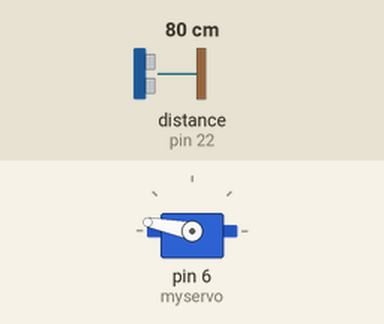
Bench run of a sketch on a simulated Arduino Mega 2560, built with avr-gcc and run on an emulated ATmega2560. Parts: servo. The inputs (shaded band) are chosen by the test bench; at power-on: distance to the obstacle (sensor on pin 22) 80 cm.

Above: at 0.05 s.
At 4.0 s:
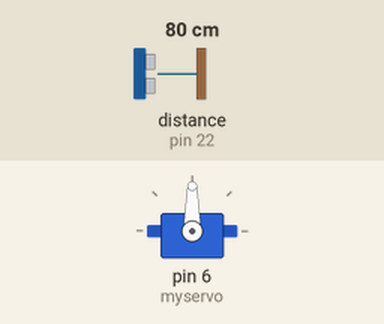
Timing chart, 0 to 5.2 s (numbered marks = the images above):
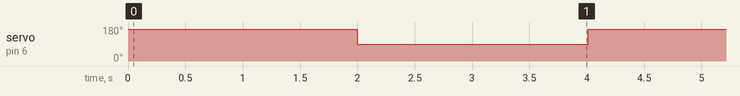

The sketch:

servo_test.ino
```cpp
/*
 Controlling a servo position using a potentiometer (variable resistor)
 by Michal Rinott <http://people.interaction-ivrea.it/m.rinott>

 modified on 8 Nov 2013
 by Scott Fitzgerald
 http://www.arduino.cc/en/Tutorial/Knob
*/

#include <Servo.h>

#include <Ultrasonic.h>
Ultrasonic ultrasonic(24,22);
Servo myservo;  // create servo object to control a servo
//Servo servo;
//int potpin = 0;  // analog pin used to connect the potentiometer
int val;    // variable to read the value from the analog pin

void setup() {
  myservo.attach(6);
 // servo.attach(8);// attaches the servo on pin 9 to the servo object
}

void loop() {
    // scale it to use it with the servo (value between 0 and 180)

 myservo.write(169);//157//169
 //servo.write(169);
 delay(2000);
  myservo.write(90);//90
   //77j ltt servo.write(90);
  delay(2000);
   while(distance()>100)
  {
    Serial.println(distance());
    myservo.write(169);//169
  delay(2000);
  myservo.write(90);//90
    delay(2000);
  }
 delay(5000);
}
int distance()
{


 int distance1= ultrasonic.distanceRead();
 int d1=distance1*10;
 return(d1);
}
```

Measured:
- by itself, servo on pin 6 (myservo): alternates 169° for 2.0 s and 90° for 2.0 s
